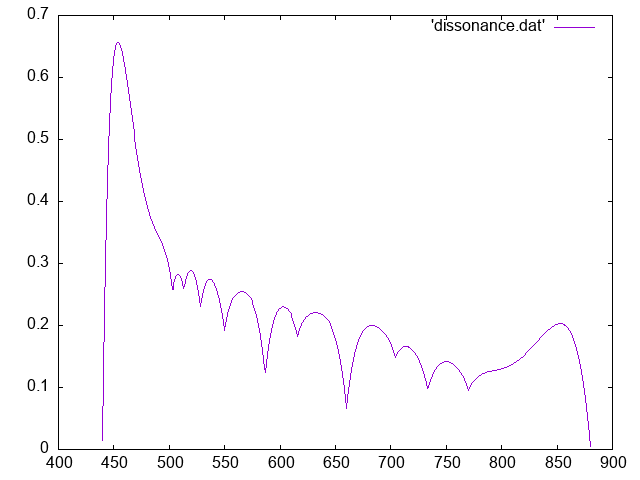

Reproduce this figure in gnuplot.
set term png
set output 'dissonance.png'
plot 'dissonance.dat' with lines
